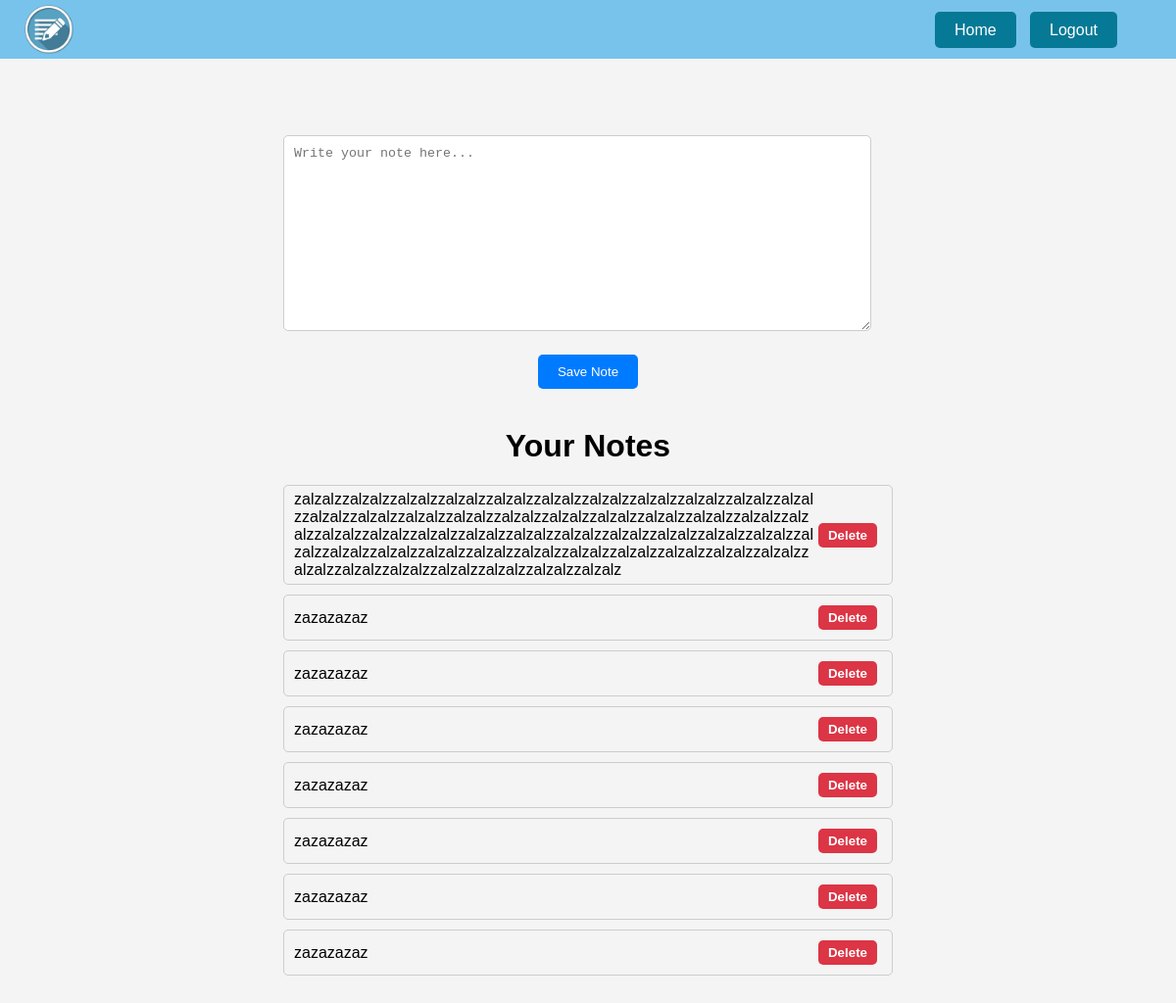
/home (signed in), run on an earlier commit of the app's database.
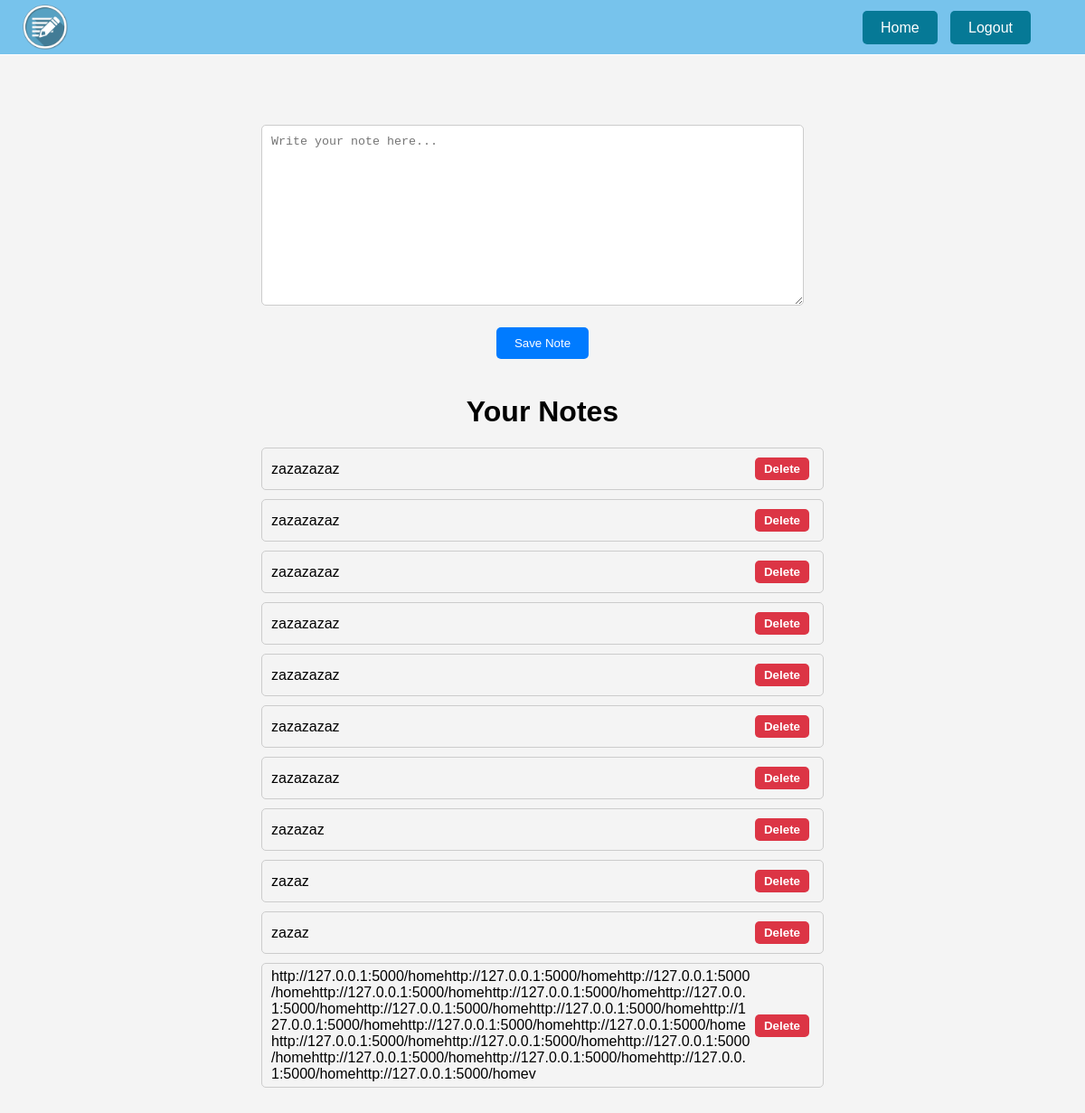
And on a later commit of the database.
### website/models.py (models this page shows)
class Note(db.Model):
    id = db.Column(db.Integer, primary_key=True)
    data = db.Column(db.String(10000))
    date = db.Column(db.DateTime(timezone=True), default=func.now())
    user_id = db.Column(db.Integer, db.ForeignKey('user.id'), nullable=False)

### website/views.py (the view, shortened to what this page needs)
@views.route('/home', methods=['GET', 'POST'])
@login_required
def home():
    return render_template('home.html', user=current_user)

### website/__init__.py (called while the page is built)
def create_app():
    app = Flask(__name__)
    app.config['SECRET_KEY'] = 'onlyfortesting2003'
    app.config['SQLALCHEMY_DATABASE_URI'] = f'sqlite:///{DBNAME}'
    db.init_app(app)
    from .views import views
    from .auth import auth
    app.register_blueprint(views, url_prefix='/')
    app.register_blueprint(auth, url_prefix='/')
    from .models import User, Note
    with app.app_context():
        create_database()
    login_manager = LoginManager()
    login_manager.login_view = 'auth.login'
    login_manager.init_app(app)
    @login_manager.user_loader
    def load_user(id):
        return User.query.get(int(id))
    return app

### website/templates/home.html (shortened to what this page needs)
{% extends "base.html" %}
{% block content %}
<div style="margin-top: 130px; margin-bottom: 60px;">
    <form style="margin-bottom: 40px;" method="POST">
        <textarea class="note-container" name="note" id="note" placeholder="Write your note here..."></textarea>
        <div>
            <button class="notebtn" type="submit">Save Note</button>
        </div>
    </form>
    <h1 style="text-align: center;">Your Notes</h1>
    <ul class="notes-list">
        {% for note in user.notes %}
        <li>
            <div class="note-content">
                {{ note.data }}
            </div>
            <div>
                <button class="delete-button" onclick="deleteNote({{ note.id }})">Delete</button>
            </div>
        </li>
        {% endfor %}
    </ul>
</div>
{% endblock %}

### website/templates/base.html (shortened to what this page needs)
<!DOCTYPE html>
<html lang="en">
<head>
    <link rel="stylesheet" href="{{ url_for('static', filename='styles/styles.css') }}">
    <link rel="stylesheet" href="{{ url_for('static', filename='styles/headerbuttons.css') }}">
    <link rel="stylesheet" href="{{ url_for('static', filename='styles/home.css') }}">
    <link rel="stylesheet" href="{{ url_for('static', filename='styles/flashmessage.css') }}">
    <link rel="stylesheet" href="{{ url_for('static', filename='styles/note.css') }}">
</head>
<body>
    <header>
        <a href="{{ url_for('views.landingpage') }}" class="logo"></a>
        <div class="header-buttons">
            {% if user.is_authenticated %}
            <a href="/">Home</a>
            <a href="/logout">Logout</a>
            {% else %}
            <a href="/login">Login</a>
            <a href="/signup">Sign Up</a>
            {% endif %}
        </div>
    </header>
    <div class="alldiv">
        {% block content %}{% endblock %}
    </div>
</body>
</html>

### website/static/styles/styles.css (style rules this page uses)
header { position: fixed; top: 0; width: 100%; background-color: #77c3ec; height: 60px; border-bottom: 1px solid #ffffff; display: flex; }
.logo { width: 50px; height: 50px; border-left: 20px; background-image: url("../images/logo.png"); background-size: cover; margin-right: 20px; margin-top: 5px; margin-left: 25px; }
body { font-family: Arial, sans-serif; background-color: #f4f4f4; display: flex; flex-direction: row; justify-content: center; align-items: center; min-height: 100vh; }

### website/static/styles/headerbuttons.css (style rules this page uses)
.header-buttons { position: absolute; top: 10px; right: 10px; justify-content: space-around; align-items: center; margin-top: 12px; margin-right: 50px; }
.header-buttons a { margin-left: 10px; color: #fff; text-decoration: none; padding: 10px 20px; border-radius: 5px; transition: background-color 0.3s; background-color: #067996; }

### website/static/styles/note.css (style rules this page uses)
.note-container { width: 600px; height: 200px; padding: 10px; box-sizing: border-box; margin-bottom: 20px; border: 1px solid #ccc; border-radius: 5px; resize: vertical; }
.notebtn { display: block; margin: 0 auto; padding: 10px 20px; background-color: #007bff; color: #fff; border: none; border-radius: 5px; cursor: pointer; transition: background-color 0.3s; }
.notes-list { padding-right: 20px; list-style-type: none; margin: 0; padding: 0; }
.notes-list li { margin-bottom: 10px; padding: 5px 10px; border: 1px solid #ccc; border-radius: 5px; max-width: 600px; min-width: 600px; word-break: break-word; display: flex; justify-content: space-between; align-items: center; }
.note-content { flex: 1; }
.delete-button { background-color: #dc3545; color: white; border: none; padding: 5px 10px; border-radius: 5px; cursor: pointer; font-weight: bold; margin: 5px }

What changed in the data, as far as the page shows it:
removed Note: data "zalzalzzalzalzzalzalzzalzalzzalzalzzalzalzzalzalzzalzalzzalzalzzalzalzzalzalzzalzalzzalzalzzalzalzzalzalzzalzalzzalzalzzalzalzzalzalzzalzalzzalzalzzalzalzzalzalzzalzalzzalzalzzalzalzzalzalzzalzalzzalzalzzalzalzzalzalzzalzalzzalzalzzalzalzzalzalzzalzalzzalzalzzalzalzzalzalzzalzalzzalzalzzalzalzzalzalzzalzalzzalzalzzalzalzzalzalzzalzalzzalzalzzalzalz"
added Note: data "zazazaz"
added Note: data "zazaz"
added Note: data "zazaz"
added Note: data "http://127.0.0.1:5000/homehttp://127.0.0.1:5000/homehttp://127.0.0.1:5000/homehttp://127.0.0.1:5000/homehttp://127.0.0.1:5000/homehttp://127.0.0.1:5000/homehttp://127.0.0.1:5000/homehttp://127.0.0.1:5000/homehttp://127.0.0.1:5000/homehttp://127.0.0.1:5000/homehttp://127.0.0.1:5000/homehttp://127.0.0.1:5000/homehttp://127.0.0.1:5000/homehttp://127.0.0.1:5000/homehttp://127.0.0.1:5000/homehttp://127.0.0.1:5000/homehttp://127.0.0.1:5000/homehttp://127.0.0.1:5000/homev"
